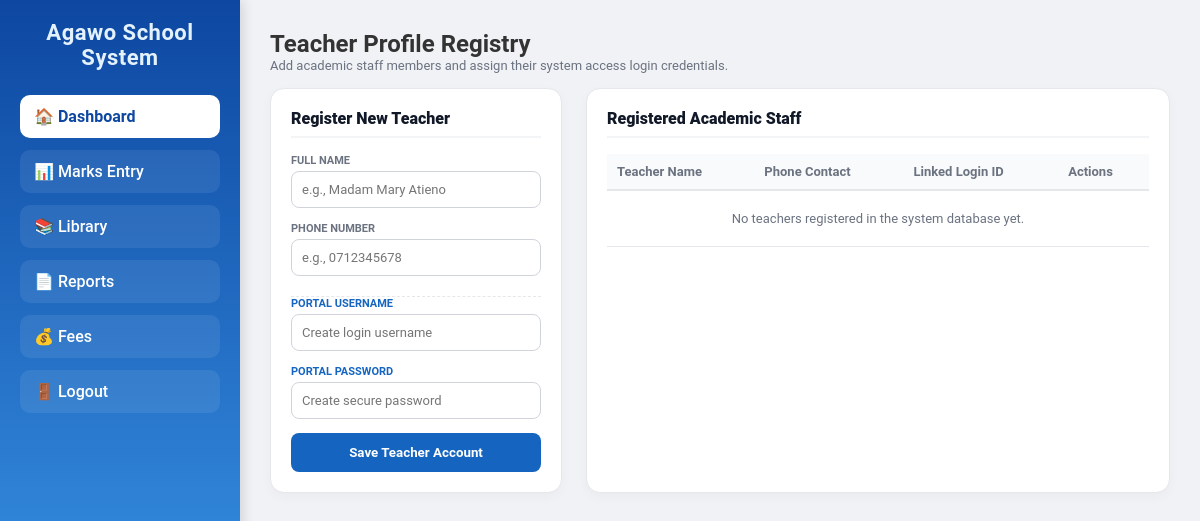
Before: /teachers/ (signed in) with the older database file.
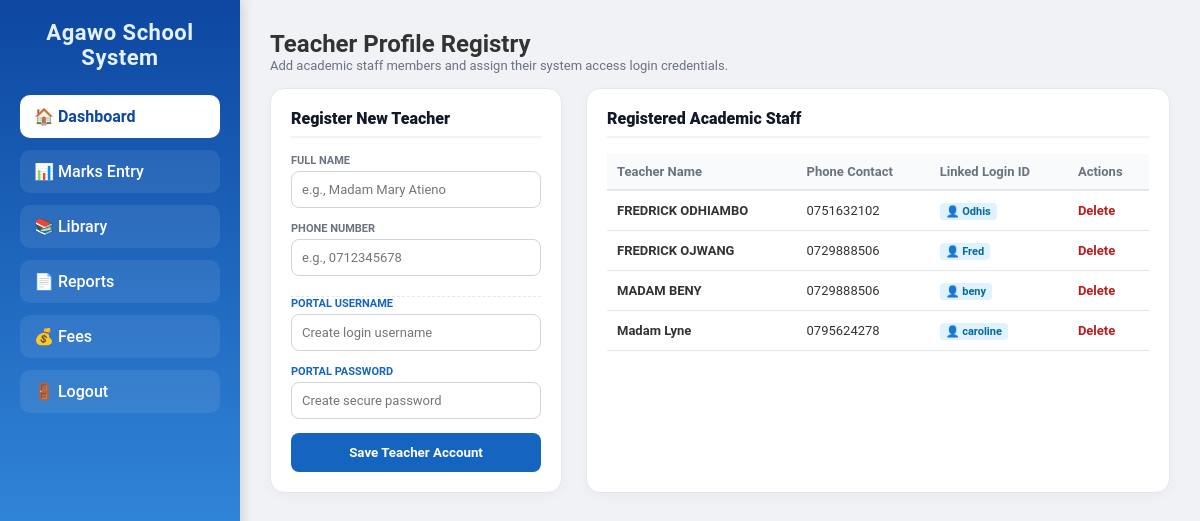
After: the same page with the newer database file.
### core/models.py (models this page shows, shortened)
class Teacher(models.Model):
    user = models.OneToOneField(
        User,
        on_delete=models.CASCADE,
        related_name="teacher_profile",
        null=True,
        blank=True
    )
    name = models.CharField(max_length=100, unique=True)
    phone = models.CharField(max_length=15, blank=True, null=True)
    class Meta:
        ordering = ["name"]

### core/views.py (the view, shortened to what this page needs)
# urls.py: path('teachers/', views.teachers, name='teachers'),
@login_required
@user_passes_test(is_admin)
def teachers(request):
    all_teachers = Teacher.objects.all().select_related('user')
    return render(request, "teachers.html", {"teachers": all_teachers})

### core/views.py (called while the page is built)
def is_admin(user):
    return user.is_authenticated and (user.is_superuser or getattr(user, 'is_staff', False))

### templates/teachers.html (shortened to what this page needs)
{% extends "base.html" %}
{% block content %}
<h2>Teacher Profile Registry</h2>
<p style="color: #6b7280; font-size: 13px; margin-bottom: 15px;">Add academic staff members and assign their system access login credentials.</p>
<div class="teacher-container">
    <div class="form-box">
        <div class="box-title">Register New Teacher</div>
        <form method="POST">
            <div class="input-grp">
                <label>Full Name</label>
                <input type="text" name="name" placeholder="e.g., Madam Mary Atieno" required>
            </div>
            <div class="input-grp">
                <label>Phone Number</label>
                <input type="text" name="phone" placeholder="e.g., 0712345678">
            </div>
            <div class="input-grp" style="margin-top: 20px; border-top: 1px dashed #e5e7eb; pt: 10px;">
                <label style="color: #1565c0;">Portal Username</label>
                <input type="text" name="username" placeholder="Create login username" required>
            </div>
            <div class="input-grp">
                <label style="color: #1565c0;">Portal Password</label>
                <input type="password" name="password" placeholder="Create secure password" required>
            </div>
            <button type="submit" class="submit-btn">Save Teacher Account</button>
        </form>
    </div>
    <div class="list-box">
        <div class="box-title">Registered Academic Staff</div>
        <table class="roster-table">
            <thead>
                <tr>
                    <th>Teacher Name</th>
                    <th>Phone Contact</th>
                    <th>Linked Login ID</th>
                    <th>Actions</th>
                </tr>
            </thead>
            <tbody>
                {% for teacher in teachers %}
                <tr>
                    <td style="font-weight: 700;">{{ teacher.name }}</td>
                    <td>{{ teacher.phone|default:"—" }}</td>
                    <td>
                        {% if teacher.user %}
                            <span class="badge-user">👤 {{ teacher.user.username }}</span>
                        {% else %}
                            <span style="color: #b91c1c; font-size: 11px;">⚠️ No account linked</span>
                        {% endif %}
                    </td>
                    <td>
                        <a href="{% url 'delete_teacher' teacher.id %}"
                           onclick="return confirm('Are you sure you want to completely remove this teacher account?');"
                           style="color: #b91c1c; text-decoration: none; font-weight: 700;">
                           Delete
                        </a>
                    </td>
                </tr>
                {% empty %}
                <tr>
                    <td colspan="4" style="text-align: center; color: #6b7280; padding: 20px;">No teachers registered in the system database yet.</td>
                </tr>
                {% endfor %}
            </tbody>
        </table>
    </div>
</div>
{% endblock %}

Changed rows visible on the page:
added Teacher: name "FREDRICK ODHIAMBO", phone "0751632102", user.username "Odhis"
added Teacher: name "FREDRICK OJWANG", phone "0729888506", user.username "Fred"
added Teacher: name "MADAM BENY", phone "0729888506", user.username "beny"
added Teacher: name "Madam Lyne", phone "0795624278", user.username "caroline"
Other visible differences:
text no longer shown: "No teachers registered in the system database yet."
